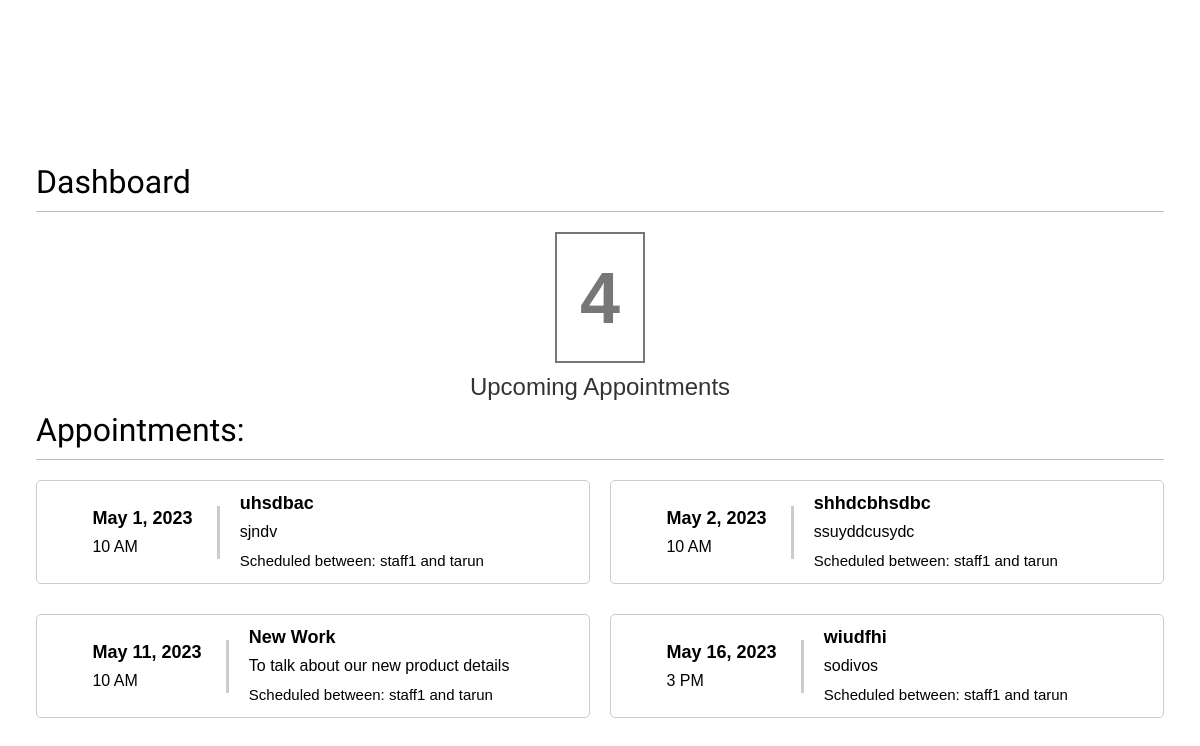
The app's page / (signed in), older data.
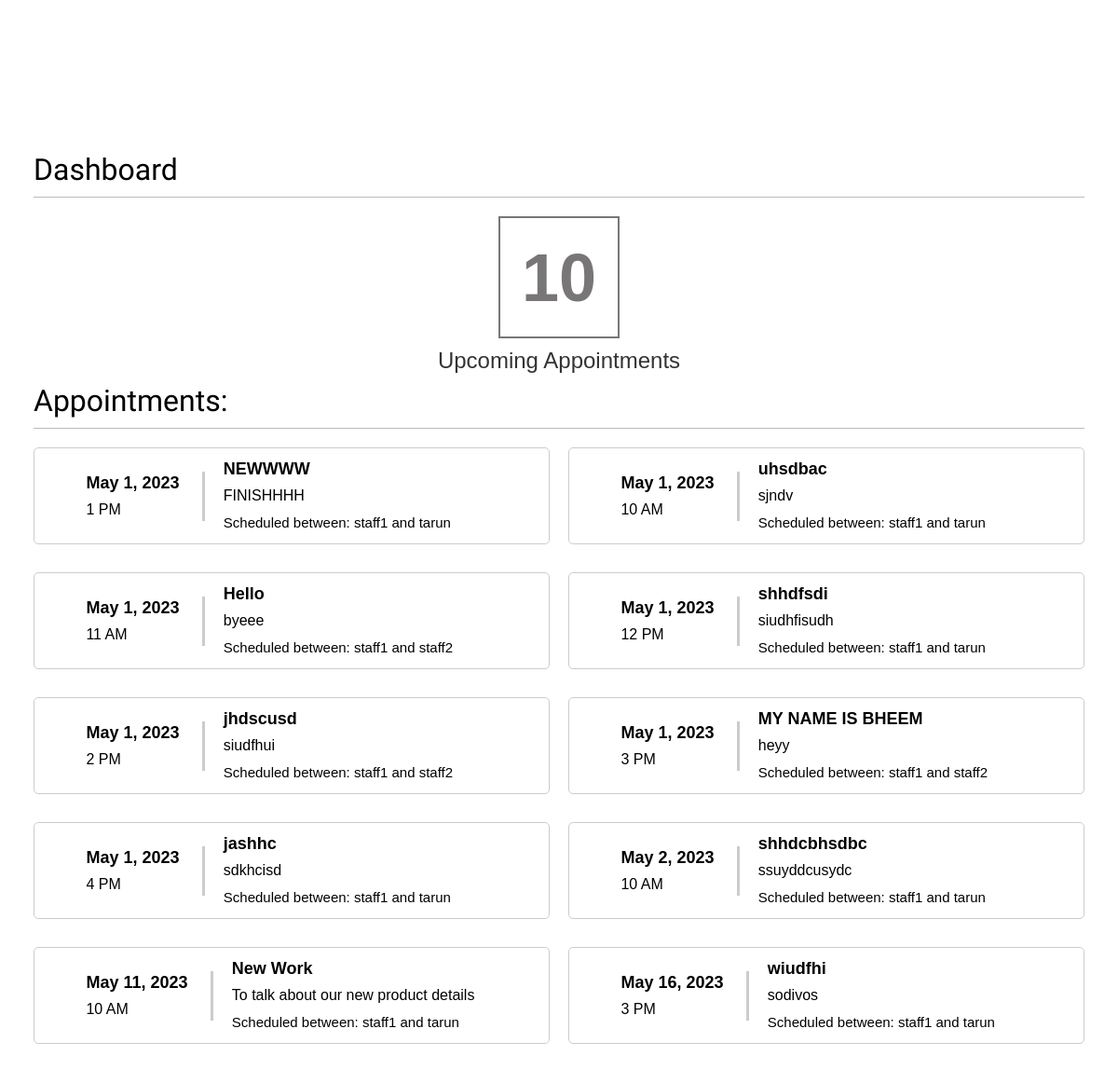
The same page, newer data.
### mainapp/models.py (models this page shows, shortened)
class Appointment(models.Model):
    user = models.ForeignKey(User, on_delete=models.CASCADE, null=True, blank=True)
    user2 = models.CharField(User, null=True, max_length=30)
    day = models.DateField(default=datetime.now)
    title = models.CharField(max_length=20, default="No Title")
    agenda = models.CharField(max_length=100, default="No Agenda")
    time = models.CharField(max_length=10, choices=TIME_CHOICES, default="10 AM")
    time_ordered = models.DateTimeField(default=datetime.now, blank=True)

### mainapp/views.py (the view)
# urls.py: path('',views.dashboard, name='dashboard'),
@login_required
def dashboard(request):   #main screen
    user = request.user
    appointments = Appointment.objects.filter(user=user ).order_by('day', 'time')
    appointments2 = Appointment.objects.filter(user2=user ).order_by('day', 'time')
    appointment = appointments | appointments2
    return render(request, 'registration/dashboard.html', {
        'section': 'dashboard',
        'user':user,
        'appointments':appointment,
    } )

### mainapp/templates/registration/dashboard.html (shortened to what this page needs)
{% extends "base.html" %}
{% block content %}
 <h1> Dashboard </h1>
 <div class="appointments-container">
  <div class="appointments-count">{{ appointments.count }}</div>
  <div class="appointments-text">Upcoming Appointments</div>
 </div>
 {% if appointments.count > 0 %}
<div >
    <h1 >Appointments:</h1>
    <div class="appcont">
        {% for appointment in appointments %}
          <div class="appointment-box">
            <div class="appointment-time">
              <div class="appointment-date">{{ appointment.day }}</div>
              <div>{{ appointment.time }}</div>
            </div>
            <div class="appointment-details">
              <div class="appointment-title">{{ appointment.title }}</div>
              <div class="appointment-agenda">{{ appointment.agenda }}</div>
              <div class="appointment-guest">Scheduled between: {{appointment.user}} and {{ appointment.user2 }}</div>
            </div>
          </div>
        {% endfor %}
    </div>
</div>
{% endif %}
{% endblock %}

### mainapp/templates/base.html (shortened to what this page needs)
{% load static %}
<!DOCTYPE html>
<html>
    <head>
        <link href="{% static 'css\base.css' %}" rel="stylesheet">
    </head>
    <body>
        <div id="header" class="heading">
            {% if request.user.is_authenticated %}
            <ul class="menu">
                <li {% if sectoin == "dashboard" %} class="selected" {% endif %}>
                </li>
                <li {% if sectoin == "dashboard" %} class="selected" {% endif %}>
                    <a href="{% url 'dashboard' %}">My Dashboard</a>
                </li>
                <li {% if sectoin == "dashboard" %} class="selected" {% endif %}>
                    <a href="{% url 'booking' %}">Book an Appointment</a>
                </li>
                <li {% if sectoin == "dashboard" %} class="selected" {% endif %}>
                    <a href="{% url 'edit_profile' %}">Update Profile</a>
                </li>
                <li {% if sectoin == "dashboard" %} class="selected" {% endif %}>
                    <a href="{% url 'logout' %}">Logout</a>
                </li>
            </ul>
            {% endif %}
        </div>
        <div class="content" id="login_page">
            {% block content%}
            {% endblock %}
        </div>
    </body>
</html>

### mainapp/static/css/base.css (style rules this page uses)
body { margin: 0; padding: 0; font-family: Helvetica, sans-serif; }
a { text-decoration: none; }
h1,h2,h3,h4,h5,h6 { font-family: 'Muli', sans-serif; font-weight: normal; }
h1 { border-bottom: 1px solid #bbb; padding: 0 0 10px 0; margin: 10px 0 20px 0; }
#header { padding: 15px 3%; font-size: 20px; background-image: url('../images/background.jpg'); background-repeat: no-repeat; background-size: 100%; color: white; overflow: auto; }
#header ul.menu { list-style: none; padding-right: 10%; display: flex; justify-content: space-around; }
#header a { color: white; }
.content { padding: 5% 3%; }
.appcont { display: grid; grid-template-columns: repeat(2, 1fr); justify-content: center; grid-gap: 20px; }
.appointment-box { line-height: 1.5em; border: 1px solid #ccc; border-radius: 5px; padding: 10px; padding-left: 10%; margin-bottom: 10px; display: flex; align-items: center; justify-content: space-between; }
.appointment-time { display: flex; flex-direction: column; align-items: flex-start; margin-right: 20px; border-right: 3px solid #ccc; padding-right: 5%; }
.appointment-date { font-size: 18px; font-weight: bold; margin-bottom: 5px; }
.appointment-details { flex-grow: 1; }
.appointment-title { font-size: 18px; font-weight: bold; margin-bottom: 5px; }
.appointment-agenda { font-size: 16px; margin-bottom: 5px; }
.appointment-guest { font-size: 15px; font-weight: 150; }
.appointments-container { display: flex; align-items: center; justify-content: center; flex-direction: column; }
.appointments-count { font-size: 72px; font-weight: bold; color: #787676; margin-bottom: 10px; border: 2px solid #787676; padding: 2%; }
.appointments-text { font-size: 24px; text-align: center; color: #333; }

Row changes from the older to the newer data that the page shows:
added Appointment: day "May 1, 2023", time "1 PM", title "NEWWWW", agenda "FINISHHHH", user "staff1", user2 "tarun"
added Appointment: day "May 1, 2023", time "11 AM", title "Hello", agenda "byeee", user "staff1", user2 "staff2"
added Appointment: day "May 1, 2023", time "12 PM", title "shhdfsdi", agenda "siudhfisudh", user "staff1", user2 "tarun"
added Appointment: day "May 1, 2023", time "2 PM", title "jhdscusd", agenda "siudfhui", user "staff1", user2 "staff2"
added Appointment: day "May 1, 2023", time "3 PM", title "MY NAME IS BHEEM", agenda "heyy", user "staff1", user2 "staff2"
added Appointment: day "May 1, 2023", time "4 PM", title "jashhc", agenda "sdkhcisd", user "staff1", user2 "tarun"
Text that changed along with them:
{{ appointments.count }}: "4" → "10"
